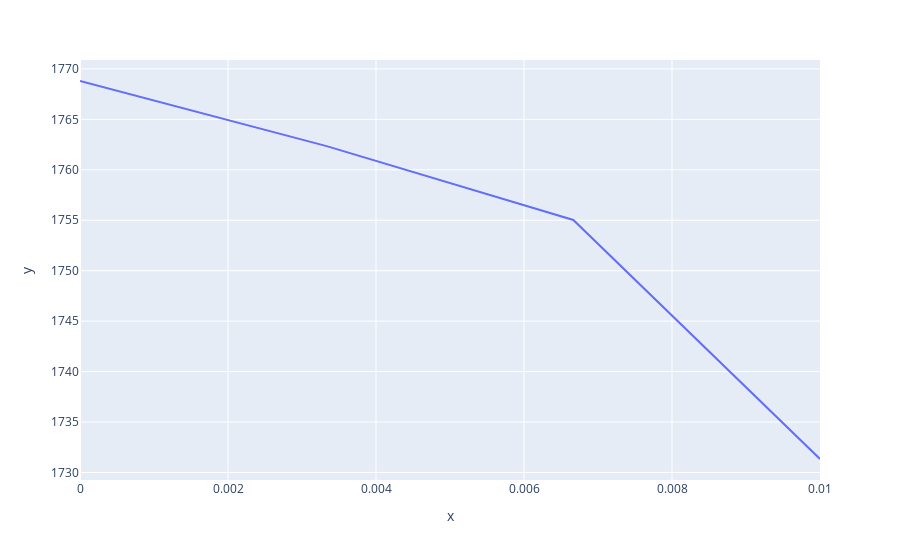

Write notebook code for a chart like this one.
### Code cell
import plotly.express as px

X = linspace(0, R, N)
Y = T[-1][:-1]

px.line(x = X , y = Y)

### Figure 1 — Plotly figure (JSON) as saved in the notebook; plotly's stock layout.template omitted (floating-point values rounded to 4 significant figures)
{"data": [{"hovertemplate": "x=%{x}<br>y=%{y}<extra></extra>", "legendgroup": "", "line": {"color": "#636efa", "dash": "solid"}, "mode": "lines", "name": "", "orientation": "v", "showlegend": false, "type": "scatter", "x": [0, 0.003333, 0.006667, 0.01], "xaxis": "x", "y": [1769.0, 1762.0, 1755.0, 1731.0], "yaxis": "y"}], "layout": {"legend": {"tracegroupgap": 0}, "margin": {"t": 60}, "xaxis": {"anchor": "y", "domain": [0, 1], "title": {"text": "x"}}, "yaxis": {"anchor": "x", "domain": [0, 1], "title": {"text": "y"}}}}
